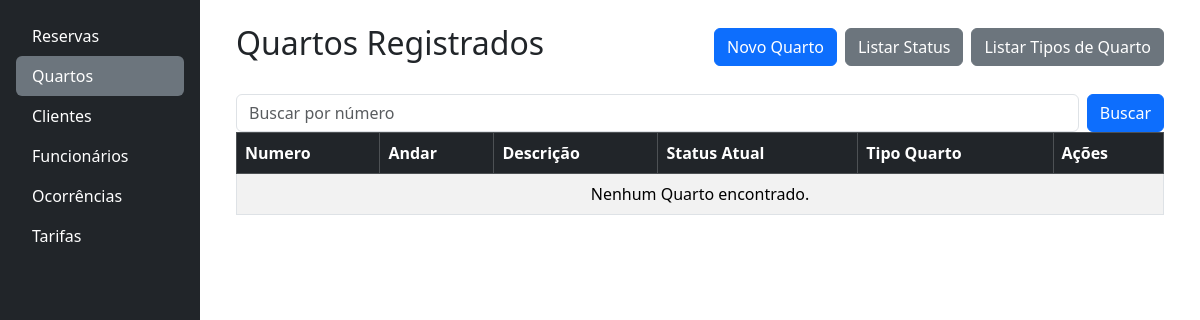
The page /quartos/ on the database as committed earlier.
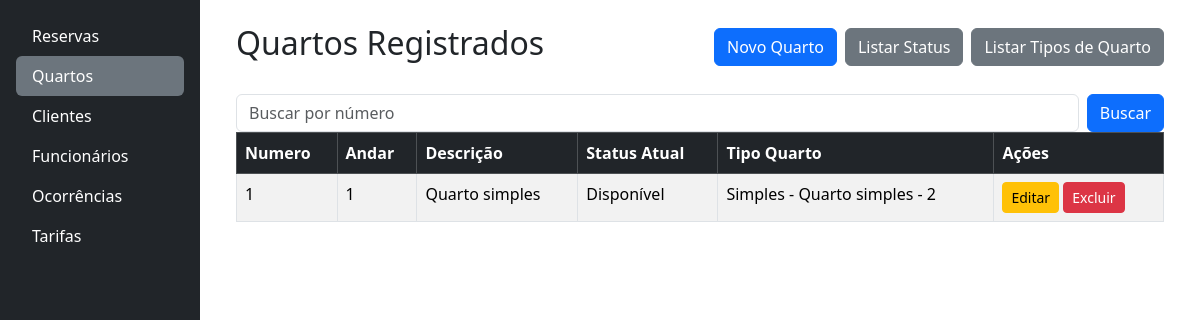
The same page on the database as committed later.
### quartos/models.py (models this page shows, shortened)
class Quarto(models.Model):
    numero = models.IntegerField(
        unique=True,
        verbose_name="Número do Quarto"
    )
    andar = models.IntegerField(
        verbose_name="Andar do Quarto"
    )
    descricao = models.TextField(
        blank=True,
        null=True,
        verbose_name="Descrição do Quarto"
    )
    status = models.ForeignKey(
        StatusQuarto,
        on_delete=models.RESTRICT,
        verbose_name="Status Atual"
    )
    tipo = models.ForeignKey(
        TipoQuarto,
        on_delete=models.RESTRICT,
        verbose_name="Tipo de Quarto"
    )

class StatusQuarto(models.Model):
    tag = models.CharField(
        max_length=25, verbose_name="Status do Quarto", blank=False)
    descricao = models.TextField(
        max_length=256, null=True, blank=True, verbose_name="Descrição")
    def __str__(self):
        return f"{self.tag}"

class TipoQuarto(models.Model):
    nome = models.CharField(max_length=100, unique=True, blank=False)
    descricao = models.TextField(max_length=400, blank=True, null=True)
    capacidade = models.IntegerField(verbose_name="Capacidade", blank=False)
    possui_varanda = models.BooleanField(
        default=False, verbose_name="Possui Varanda")
    banheiras = models.BooleanField(
        default=False,  verbose_name="Tem Banheiras",
        help_text="O quarto possui banheiras?")
    def __str__(self):
        return f"{self.nome} - {self.descricao} - {self.capacidade}"

### quartos/views.py (the view)
# urls.py: path("quartos/", include("quartos.urls")),
def quartos(request):
    query = request.GET.get('busca', '')
    if query:
        quartos = Quarto.objects.filter(numero__icontains=query)
    else:
        quartos = Quarto.objects.all()
    dados = {
        'quartos': quartos,
        'query': query,
    }
    return render(request, 'quartos/index.html', dados)

### quartos/templates/quartos/index.html
{% extends 'base.html' %}
{% block content %}
<div class="container">
    <div class="d-flex justify-content-between align-items-center mb-4">
        <h2>Quartos Registrados</h2>
        <div class="d-grid gap-2 d-md-flex justify-content-md-start">
            <a href="{% url 'cadastrar_quarto' %}" class="btn btn-primary">Novo Quarto</a>
            <a href="{% url 'listar_status_quartos' %}" class="btn btn-secondary">Listar Status</a>
            <a href="{% url 'tipos_quarto'%}" class="btn btn-secondary">Listar Tipos de Quarto</a>
        </div>
    </div>
   {% include 'partials/_busca.html' with placeholder_text="Buscar por número" %}
  <table class="table table-striped table-bordered">
    <thead class="table-dark">
      <tr>
        <th>
          <a href="{% url 'ordenar_quarto' 'numero' %}?busca={{query}}" class="text-white text-decoration-none">Numero</a>
        </th>
        <th>
          <a href="{% url 'ordenar_quarto' 'andar' %}?busca={{query}}" class="text-white text-decoration-none">Andar</a>
        </th>
        <th>
          <a href="{% url 'ordenar_quarto' 'descricao' %}?busca={{query}}" class="text-white text-decoration-none">Descrição</a>
        </th>
        <th>
          <a href="{% url 'ordenar_quarto' 'status' %}?busca={{query}}" class="text-white text-decoration-none">Status Atual</a>
        </th>
        <th>
          <a href="{% url 'ordenar_quarto' 'tipo' %}?busca={{query}}" class="text-white text-decoration-none">Tipo Quarto</a>
        </th>
        <th>Ações</th>
      </tr>
    </thead>
    <tbody>
      {% for quarto in quartos %}
        <tr>
          <td>{{ quarto.numero }}</td>
          <td>{{ quarto.andar }}</td>
          <td>{{ quarto.descricao }}</td>
          <td>{{ quarto.status }}</td>
          <td>{{ quarto.tipo }}</td>
            <td>
              <a href="{% url 'editar_quarto' quarto.id  %}" class="btn btn-sm btn-warning">Editar</a>
              <a href="{% url 'excluir_quarto' quarto.id  %}" class="btn btn-sm btn-danger">Excluir</a>
            </td>
        </tr>
      {% empty %}
        <tr>
          <td colspan="7" class="text-center">Nenhum Quarto encontrado.</td>
        </tr>
      {% endfor %}
    </tbody>
  </table>
</div>
{% endblock %}

### templates/base.html (shortened to what this page needs)
<!DOCTYPE html>
<html lang="en">
<head>
    <link href="https://cdn.jsdelivr.net/npm/bootstrap@5.3.6/dist/css/bootstrap.min.css" rel="stylesheet"
>
</head>
<body class="d-flex flex-column min-vh-100">
    <div class="container-fluid flex-grow-1">
        <div class="row h-100">
            <nav id="sidebarMenu" class="col-md-3 col-lg-2 d-md-block bg-dark text-white collapse show h-100 p-3">
                <ul class="nav nav-pills flex-column mb-auto">
                    <li>
                        <a href="{% url 'reservas:reservas' %}"
                            class="nav-link text-white {% if request.resolver_match.app_name == 'reservas'  %}active bg-secondary{% endif %}">
                            Reservas
                        </a>
                    </li>
                    <li>
                        <a href="{% url 'quartos' %}"
                            class="nav-link text-white {% if '/quartos/' in request.path %}active bg-secondary{% endif %}">
                            Quartos
                        </a>
                    </li>
                    <li>
                        <a href="{% url 'clientes' %}"
                            class="nav-link text-white {% if '/clientes/' in request.path %}active bg-secondary{% endif %}">
                            Clientes
                        </a>
                    </li>
                    <li>
                        <a href="{% url 'funcionarios' %}"
                            class="nav-link text-white {% if '/funcionarios/' in request.path %}active bg-secondary{% endif %}">
                            Funcionários
                        </a>
                    </li>
                    <li>
                        <a href="#"
                            class="nav-link text-white {% if request.resolver_match.url_name == 'ocorrencias' %}active bg-secondary{% endif %}">
                            Ocorrências
                        </a>
                    </li>
                    <li>
                        <a href="#"
                            class="nav-link text-white {% if request.resolver_match.url_name == 'tarifas' %}active bg-secondary{% endif %}">
                            Tarifas
                        </a>
                    </li>
                </ul>
            </nav>
            <main class="col-md-9 ms-sm-auto col-lg-10 px-md-4 pt-4 mb-4">
                {% block content %}
                {% endblock %}
            </main>
        </div>
    </div>
</body>
</html>

### templates/partials/_busca.html
<form method="get" class="d-flex align-items-center mb-0" role="search">
        <input type="text" name="busca" class="form-control me-2" placeholder="{{ placeholder_text|default:'Buscar...' }}" value="{{ query|default:'' }}">
        <button class="btn btn-primary" type="submit">Buscar</button>
    </form>

### templates/base.html (style rules this page uses)
html, body { height: 100%; margin: 0; }

Rows that differ between the two databases and show on the page:
added Quarto: numero "1", andar "1", descricao "Quarto simples", status "Disponível", tipo "Simples - Quarto simples - 2"
Other text that changed with them:
text no longer shown: "Nenhum Quarto encontrado."
